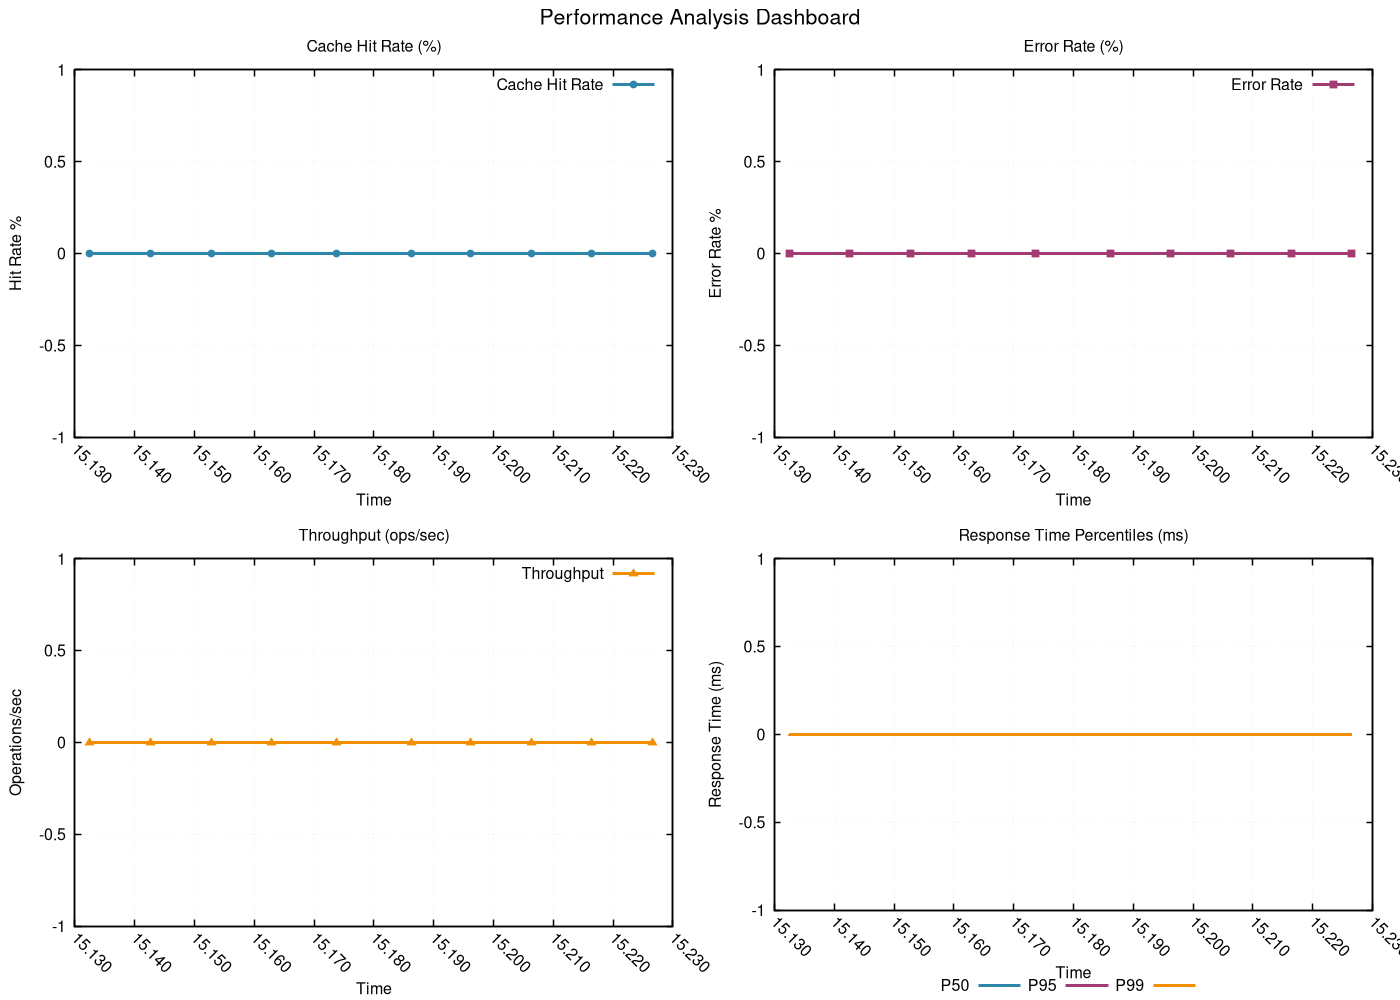

Generate this figure with gnuplot:
# GNUplot script for performance metrics
set terminal pngcairo enhanced font 'Helvetica,12' size 1400,1000
set output 'png/heap_sort_20260131_225833_algorithm.png'

set multiplot layout 2,2 title 'Performance Analysis Dashboard' font 'Helvetica,16'
set style line 1 lc rgb '#2E86AB' lt 1 lw 3 pt 7 ps 0.8
set style line 2 lc rgb '#A23B72' lt 1 lw 3 pt 5 ps 0.8
set style line 3 lc rgb '#F18F01' lt 1 lw 3 pt 9 ps 0.8
set style line 4 lc rgb '#F19C79' lt 1 lw 3 pt 11 ps 0.8
set style line 5 lc rgb '#0ABB9F' lt 1 lw 3 pt 13 ps 0.8

set format x "%.3f"
set xtics rotate by -45
set autoscale x

set title 'Cache Hit Rate (%)'
set xlabel 'Time'
set ylabel 'Hit Rate %'
set grid linestyle 1 lc rgb '#D3D3D3' lt 0 lw 1
set border linewidth 1.5
plot 'png/heap_sort_20260131_225833_algorithm.dat' using 1:11 with linespoints ls 1 title 'Cache Hit Rate'
set title 'Error Rate (%)'
set xlabel 'Time'
set ylabel 'Error Rate %'
set grid linestyle 1 lc rgb '#D3D3D3' lt 0 lw 1
set border linewidth 1.5
plot 'png/heap_sort_20260131_225833_algorithm.dat' using 1:12 with linespoints ls 2 title 'Error Rate'
set title 'Throughput (ops/sec)'
set xlabel 'Time'
set ylabel 'Operations/sec'
set grid linestyle 1 lc rgb '#D3D3D3' lt 0 lw 1
set border linewidth 1.5
plot 'png/heap_sort_20260131_225833_algorithm.dat' using 1:13 with linespoints ls 3 title 'Throughput'
set title 'Response Time Percentiles (ms)'
set xlabel 'Time'
set ylabel 'Response Time (ms)'
set grid linestyle 1 lc rgb '#D3D3D3' lt 0 lw 1
set border linewidth 1.5
set key outside center bottom horizontal
plot 'png/heap_sort_20260131_225833_algorithm.dat' using 1:14 with lines ls 1 title 'P50', \
     'png/heap_sort_20260131_225833_algorithm.dat' using 1:15 with lines ls 2 title 'P95', \
     'png/heap_sort_20260131_225833_algorithm.dat' using 1:16 with lines ls 3 title 'P99'
unset multiplot
